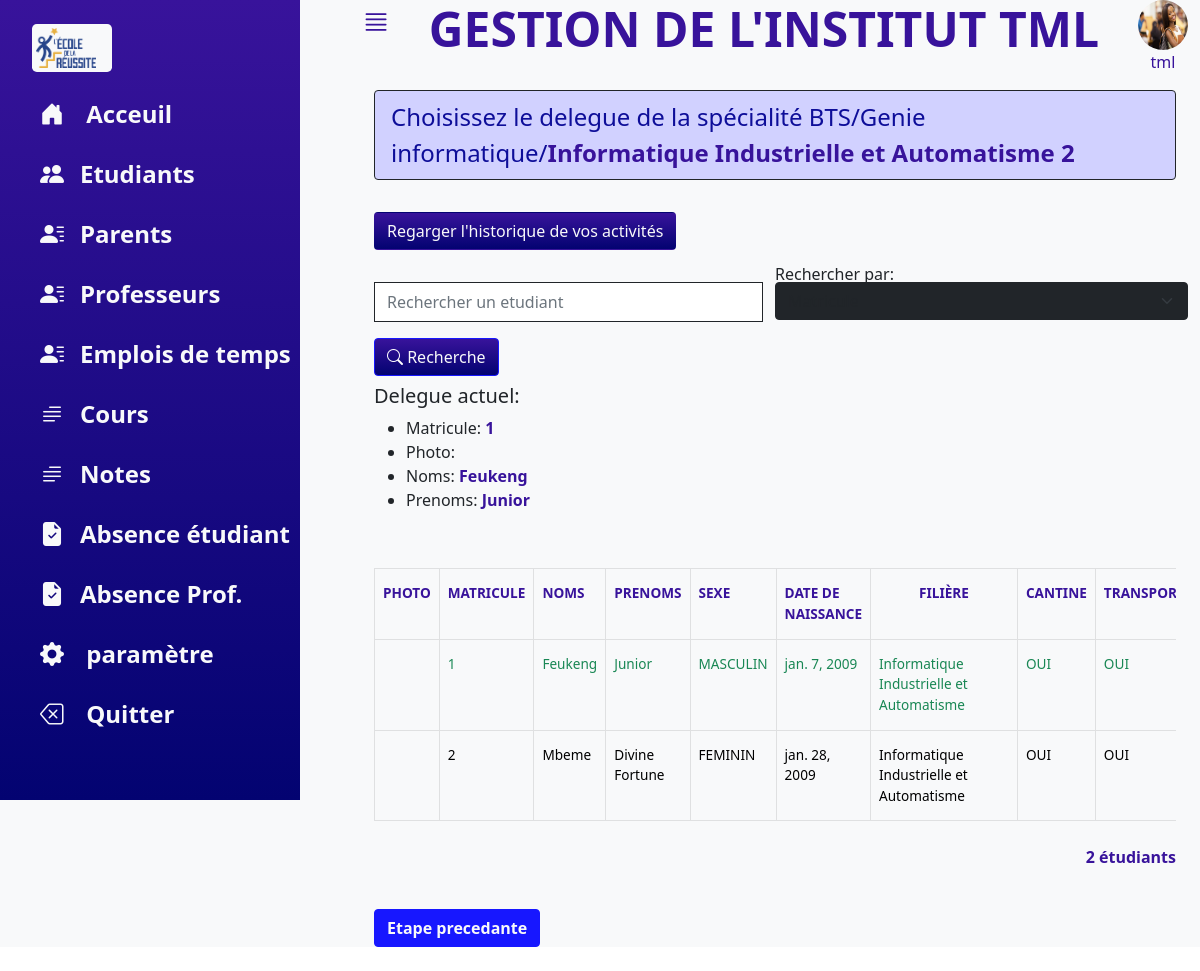
Page /direction/delegue/edition/3/ (signed in) on the committed database.
### direction/models.py (models this page shows, shortened)
class Specialite(models.Model):
	nom=models.CharField(max_length=60)
	filiere=models.ForeignKey("Filiere", on_delete=models.CASCADE)
	niveau=models.PositiveSmallIntegerField(validators=[MaxValueValidator(10), MinValueValidator(1)]);
	emploi_de_temps=models.OneToOneField("EmploiDeTemps", on_delete=models.SET_NULL, null=True, blank=True)
	cours=models.ManyToManyField("Cours",blank=True)
	numero_salle=models.PositiveSmallIntegerField(validators=[MaxValueValidator(500), MinValueValidator(1)], null=True, blank=True)
	delegue=models.OneToOneField("Etudiant", related_name="delegue", on_delete=models.SET_NULL, null=True, blank=True)
	class Meta:
		verbose_name="Specialité"
		verbose_name_plural="Specialités"

class Filiere(models.Model):
	nom=models.CharField(max_length=30)
	cycle=models.ForeignKey("Cycle", on_delete=models.CASCADE)
	class Meta:
		verbose_name="Filière"
		verbose_name_plural="Filières"

class Cycle(models.Model):
	nom=models.CharField(max_length=30)
	diplome=models.CharField(max_length=30)
	langue=models.CharField(max_length=2, choices=[("FR", "Français"), ("EN", "Anglais")], default="FR")
	class Meta:
		verbose_name="cycle"
		verbose_name_plural="cycles"

class Etudiant(models.Model):
	MASCULIN="MASCULIN"
	FEMININ="FEMININ"
	choices_sex=[(MASCULIN,"Masculin"), (FEMININ, "Feminin")]
	matricule=models.PositiveIntegerField(blank=True, default=0, unique=True)
	photo=models.ImageField(null=True, blank=True)
	noms=models.CharField(max_length=30)
	prenoms=models.CharField(max_length=30)
	date_de_naissance=models.DateField()
	lieu_de_naissance=models.CharField(max_length=30)
	sexe=models.CharField(max_length=10, choices=choices_sex, default=MASCULIN)
	email=models.EmailField()
	nationalite=models.CharField(default="Camerounaise", max_length=30)
	numero_CNI=models.CharField(max_length=30)
	numero_telephone=models.CharField(max_length=15, validators=[RegexValidator(
		regex=r"^(\+?\(?237\)?)?[ ]?6([ -/.]?(\d){2}){4}$", message="Mauvais format de numéro")])
	statut=models.BooleanField(default=False)
	ancienne_ecole=models.CharField(blank=True, null=True, max_length=30)
	specialite=models.ForeignKey("Specialite", on_delete=models.CASCADE)
	club=models.ForeignKey("Club", on_delete=models.CASCADE, null=True, blank=True)
	parent=models.ForeignKey("Parent", on_delete=models.SET_NULL, null=True)
	profil=models.OneToOneField(User, on_delete=models.SET_NULL, null=True, blank=True)
	cantine=models.BooleanField(default=True)
	transport=models.BooleanField(default=True)
	developpment_password=models.CharField(max_length=30)
	class Meta:
		verbose_name="Etudiant"
		verbose_name_plural="Etudiants"

### direction/views.py (the view)
# urls.py: path("delegue/edition/<int:pk_specialite>/", editionDelegue, name="edition_delegue"),
@user_passes_test(test_func=testDirecteurAcademique, login_url=LOGIN_URL_PASSES_TEST)
def editionDelegue(request, pk_specialite):
    pk_specialite=int(pk_specialite)
    specialite=get_object_or_404(Specialite, pk=pk_specialite)
    context={}
    context["specialite"]=specialite
    context["prev"]=reverse("direction:delegue")
    try:
        search=request.GET["search"]
        searchBy=request.GET["search-by"]
        if searchBy=="matricule":
            search=int(search)
            etudiants=Etudiant.objects.filter(Q(specialite__pk=pk_specialite)&Q(matricule=search))
        elif searchBy=="noms":
            etudiants=Etudiant.objects.filter(specialite__pk=pk_specialite).filter(Q(noms__icontains=search)|Q(prenoms__icontains=search))
        else:
            raise TypeError
    except:
        etudiants=Etudiant.objects.filter(specialite__pk=pk_specialite)
    context["etudiants"]=etudiants
    return render(request, "direction/edition-delegue.html", context)

### direction/context_processors.py (called while the page is built)
def getNamesGroupUser(request):
	namesGroup=[group.name for group in request.user.groups.all()]
	return {"names_group": namesGroup}

### direction/views.py (called while the page is built)
def testDirecteurAcademique(user):
    try:
        group=user.groups.get(name="directeur académique")
        return True
    except:
        return False

### direction/templates/direction/edition-delegue.html (shortened to what this page needs)
{% extends "direction/base.html" %}
{% load static %}
{% block message %}
 <p class="fs-4 border border-dark py-2 px-3 alert alert-primary">
 Choisissez le delegue de la spécialité
 {{specialite.filiere.cycle.nom}}/{{specialite.filiere.nom}}/<span class="fw-bold violet">{{specialite.nom}} {{specialite.niveau}}</span>
 </p>
{% endblock %}
{% block content %}
{% include "direction/vertical-bar.html" with onglet=8 %}
<div class="my-3 ">
  <form action="{{request.path}}" method="get">
<div class="  row " >
  <div class="col-12 col-sm-6 position-relative ">
      <input type="search" name="search" class="form-control" style="height:40px;" placeholder="Rechercher un etudiant">
    <button type="submit"  class="btn btn-primary mt-3" id="search">
      <i class="bi bi-search text-white"></i> Recherche<span class="fw-bold violet">
    </button>
  </div>
  <div class="col-12 col-sm-6  mt-4 mt-sm-0 p-0 position-relative " style="">
  <label class="label-form " for="recherche" id="label-search">Rechercher par:</label>
    <select class="form-select" name="search-by">
      <option value="matricule">Matricule</option>
    </select>
  </div>
  <div class="mt-2">
    <h5>Delegue actuel:</h5>
    <ul>
      <li>Matricule: <span class="fw-bold violet"> {{specialite.delegue.matricule}} </span></li>
      <li>Photo: </li>
      <li>Noms:<span class="fw-bold violet"> {{specialite.delegue.noms}} </span></li>
      <li>Prenoms: <span class="fw-bold violet"> {{specialite.delegue.prenoms}} </span></li>
    </ul>
  </div>
</div>
</form>
</div>
<div class="">
 <div class=" overflow-auto">
  <table class="  table  table-light table-borderless table-hover table-bordered my-4 " id="table-list">
   <tr>
     <th class="text-uppercase violet fw-bold"> Photo</th>
     <th class="text-uppercase violet fw-bold"> Matricule</th>
     <th class="text-uppercase violet fw-bold"> Noms</th>
     <th class="text-uppercase violet fw-bold"> Prenoms</th>
     <th class="text-uppercase violet fw-bold"> Sexe</th>
     <th class="text-uppercase violet fw-bold px-2"> Date de naissance </th>
     <th class="text-uppercase violet fw-bold px-5"> Filière</th>
     <th class="text-uppercase violet fw-bold"> Cantine</th>
     <th class="text-uppercase violet fw-bold"> Transport</th>
   </tr>
    {% for etudiant in etudiants %}
      <tr url="{% url 'direction:set_delegue' pk_etudiant=etudiant.pk %}" class="
      item {% if etudiant.specialite.delegue.pk is etudiant.pk %}
           text-success
           {% endif %}">
        <td>{{etudiant.photo}}</td>
        <td>{{etudiant.matricule}}</td>
        <td>{{etudiant.noms}}</td>
        <td>{{etudiant.prenoms}}</td>
        <td>{{etudiant.sexe}}</td>
        <td>{{etudiant.date_de_naissance}}</td>
        <td>{{etudiant.specialite.nom}}</td>
        <td>{% if etudiant.cantine %} OUI {% else %} NON {% endif %}</td>
        <td>{% if etudiant.transport %} OUI {% else %} NON {% endif %}</td>
      </tr>
    {% empty %}
      <h3 class="text-center"> Aucun étudiant trouvé</h3>
    {% endfor %}
 </table>
 <div class="text-end row">
    <div class="col-6">
    </div>
    <div class="col-6">
       <p class="fw-bold violet" fs-2>{{etudiants.count}} étudiant{{etudiants.count|pluralize}}</p>
    </div>
 </div>
</div>
<div class="my-4">
  {% include 'direction/button-retour.html'%}
</div>
</div>
{% endblock %}

### direction/templates/direction/base.html (shortened to what this page needs)
{% load static %}
<!DOCTYPE html>
<html lang="fr" dir="ltr">
  <head>
    <link rel="stylesheet" type="text/css" href="{% static 'vitrine/css/style.css' %}">
    <link rel="stylesheet" type="text/css" href="{% static 'direction/css/direction-index.css' %}">
    <link rel="stylesheet" type="text/css" href="{% static 'vitrine/css/bootstrap-icons.css' %}">
  </head>
  <body>
    <div class="container-fluid bg-light">
      <div class="main active ">
        <div class=" top d-flex justify-content-between">
          <div class="menu" style="cursor:pointer;">
            <i class="bi bi-justify fs-3 "></i>
          </div>
          <div class="">
            <p class="text-uppercase display-5 fw-bold"> Gestion de l'institut TML </p>
          </div>
          <div class="">
            <img src="{% static 'vitrine/images/etudiante2.jpg' %}" class="rounded-circle d-block mx-auto" width="50px" height="50px" alt="">
            <p class="text-center"> {{user.username}}</p>
          </div>
        </div>
        <div class="container">
          <div class="">
              {% block message %}
              {% endblock %}
            <button type="button" class="btn my-3" name="button">Regarger l'historique de vos activités</button>
          </div>
          {% block content %}
          {% endblock %}
        </div>
      </div>
    </div>
  </body>
</html>

### direction/static/direction/css/direction-index.css (style rules this page uses)
:root { --violet-gradient:linear-gradient(rgba(56, 19, 155), rgba(3, 3, 113)); --violet:rgba(56, 19, 155); --white:#f8f9fa; }
.violet { color:var(--violet); }
.main { padding-left:130px; width:100%; transition: .5s; min-height: 100vh; }
.main .top { color:var(--violet); }
.main.active { padding-left: 350px; }
.main .container button { background: var(--violet); background-image: var(--violet-gradient); color:var(--white); }
table tr th, table tr td { font-size: .85rem; }
#search { margin-top:0; white-space: nowrap; }
#label-search { position:absolute; top:-20px; }

### rows in the picture
Specialite: filiere.cycle.nom "BTS", filiere.nom "Genie informatique", nom "Informatique Industrielle et Automatisme", niveau "2", delegue.matricule "1", delegue.noms "Feukeng", delegue.prenoms "Junior"
Etudiant: matricule "1", noms "Feukeng", prenoms "Junior", sexe "MASCULIN", date_de_naissance "jan. 7, 2009", specialite.nom "Informatique Industrielle et Automatisme", cantine "OUI", transport "OUI"
Etudiant: matricule "2", noms "Mbeme", prenoms "Divine Fortune", sexe "FEMININ", date_de_naissance "jan. 28, 2009", specialite.nom "Informatique Industrielle et Automatisme", cantine "OUI", transport "OUI"

### other values in the picture
{{ user.username }} "tml"
{{ etudiants.count }} "2"
